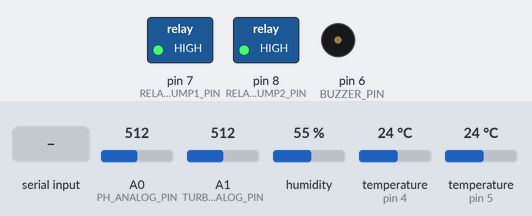
This sketch was run on a simulated Arduino Uno, built with avr-gcc and run on an emulated ATmega328P. Shown: switched loads named in the sketch (green lamp = pin HIGH), buzzer (waves = sounding, pin HIGH). The inputs (shaded band) are chosen by the test bench; at power-on: A1 (TURB_ANALOG_PIN) = 512, A0 (PH_ANALOG_PIN) = 512, humidity 55 %, temperature (sensors on pin 4, pin 5) 24 °C. What the sketch prints to the serial monitor is not drawn.

Above: at 1.6 s.
1.7 s: "P1_ON\n" received over Serial
At 3.4 s:
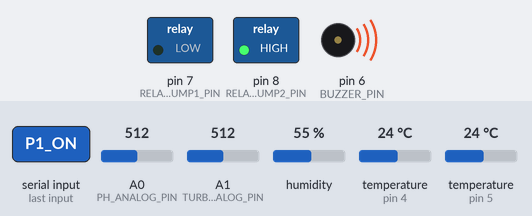
3.7 s: "P1_OFF\n" received over the second serial link
At 4.9 s:
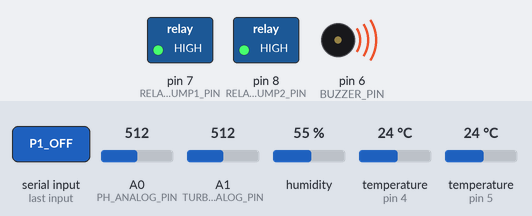
5.2 s: "2\n" received over Serial
At 6.1 s:
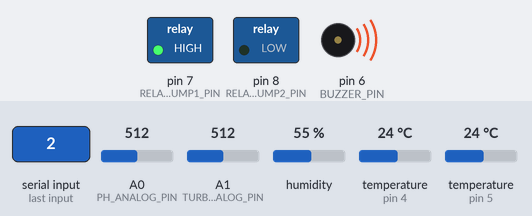
6.7 s: A1 (TURB_ANALOG_PIN) set to 559
9.4 s: A1 (TURB_ANALOG_PIN) set to 576
At 10.8 s:
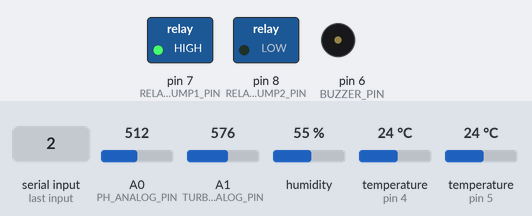
11.7 s: "PUMP1_ON\n" received over the second serial link
At 12.2 s:
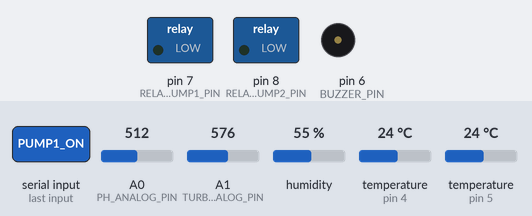
Timing chart, 0 to 14.2 s (numbered marks = the images above; inputs shaded):
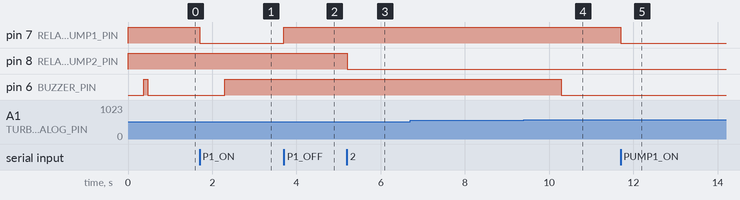

Measured:
- the behaviour switches between 565 and 566 on A1 (TURB_ANALOG_PIN) (found by bisection; images 3 and 4)
- after the input at 1.7 s, pin 7 (RELAY_PUMP1_PIN): HIGH → LOW at once
- after the input at 3.7 s, pin 7 (RELAY_PUMP1_PIN): LOW → HIGH at once
- after the input at 5.2 s, pin 8 (RELAY_PUMP2_PIN): HIGH → LOW at once
- after the input at 6.7 s, every drawn part: stays the same
- after the input at 9.4 s, pin 6 (BUZZER_PIN): HIGH → LOW after 0.89 s
- after the input at 11.7 s, pin 7 (RELAY_PUMP1_PIN): HIGH → LOW at once

The sketch:

AquaSentinel_ArduinoUno.ino
```cpp
/*
 * AquaSentinel — Arduino Uno Aquaculture Telemetry & Automation Controller
 *
 * Hardware Setup:
 *  - Microcontroller: Arduino Uno (ATmega328P, 5V Logic)
 *  - Air Temp & Humidity: DHT11 Sensor (Digital Pin 5)
 *  - Water Temperature: DS18B20 Waterproof Probe (Digital Pin 4, 1-Wire + 4.7k pull-up)
 *  - Analog pH Sensor: Glass Probe + Signal Board (Analog Pin A0)
 *  - Analog Turbidity Sensor: Optical Sensor Board (Analog Pin A1)
 *  - Bluetooth Module: HC-05 (or HM-10/AT-09) Module (SoftwareSerial Pins 2 & 3)
 *      * Arduino Pin 2 (RX) <-- Bluetooth TXD
 *      * Arduino Pin 3 (TX) --> Bluetooth RXD
 *  - 2-Channel Relay Module:
 *      * Relay 1 -> Pump 1 (Aerator / Circulation Pump) on Digital Pin 7
 *      * Relay 2 -> Pump 2 (Freshwater Flushing / Drainage Pump) on Digital Pin 8
 *  - Optional Audio Alert: Active Buzzer on Digital Pin 6
 *
 * Manual & Automated Pump Control:
 *  - Accepts manual commands from Web Dashboard:
 *      "P1_ON"  --> Turns Pump 1 ON (locks manual mode)
 *      "P1_OFF" --> Turns Pump 1 OFF (locks manual mode)
 *      "P2_ON"  --> Turns Pump 2 ON (locks manual mode)
 *      "P2_OFF" --> Turns Pump 2 OFF (locks manual mode)
 *      "AUTO_ON"--> Re-enables automated threshold control
 *      "RELAY_HIGH" / "RELAY_LOW" --> Toggles active-high vs active-low relay logic
 */

#include <SoftwareSerial.h>
#include <OneWire.h>
#include <DallasTemperature.h>
#include <DHT.h>

// ================= PIN DEFINITIONS =================
#define BLE_RX_PIN       2    // Arduino Pin 2 (RX) <-- Bluetooth TXD
#define BLE_TX_PIN       3    // Arduino Pin 3 (TX) --> Bluetooth RXD
#define DS18B20_PIN      4    // Digital Pin 4 for DS18B20 1-Wire bus
#define DHT_PIN          5    // Digital Pin 5 for DHT11 data
#define BUZZER_PIN       6    // Digital Pin 6 for Alert Buzzer
#define RELAY_PUMP1_PIN  7    // Digital Pin 7 for Relay 1 (Pump 1: Aerator / Circulation)
#define RELAY_PUMP2_PIN  8    // Digital Pin 8 for Relay 2 (Pump 2: Fresh Water / Drain)

#define PH_ANALOG_PIN    A0   // Analog Pin A0 for pH sensor
#define TURB_ANALOG_PIN  A1   // Analog Pin A1 for Turbidity sensor

// Relay polarity configuration (default true for standard active-low relay boards)
bool relayActiveLow = true;

// ================= SENSOR OBJECTS =================
SoftwareSerial bleSerial(BLE_RX_PIN, BLE_TX_PIN); // RX, TX for Bluetooth
OneWire oneWire(DS18B20_PIN);
DallasTemperature waterTempSensor(&oneWire);
DHT dht(DHT_PIN, DHT11);

// ================= THRESHOLDS FOR AQUACULTURE =================
const float WATER_TEMP_MIN = 22.0;
const float WATER_TEMP_MAX = 32.0;
const float PH_MIN = 6.5;
const float PH_MAX = 8.5;
const float TURBIDITY_MAX = 60.0; // NTU above which aerator/filter triggers

// ================= STATE VARIABLES =================
float waterTemp = 27.5;
float airTemp = 29.0;
float humidity = 65.0;
float phValue = 7.2;
float turbidityValue = 25.0;

bool pump1Active = false; // Aerator Pump state
bool pump2Active = false; // Fresh Water Pump state
bool autoControl = false; // Default manual control so farmer has full authority
bool buzzerState = false;

// Command string buffers
String bleCmdBuffer = "";
String usbCmdBuffer = "";

unsigned long lastTelemetryTime = 0;
const unsigned long TELEMETRY_INTERVAL_MS = 2000; // Broadcast every 2s

// Analog sample smoothing (reduces electrical noise)
float readAverageAnalog(uint8_t pin, uint8_t samples = 10) {
  long sum = 0;
  for (uint8_t i = 0; i < samples; i++) {
    sum += analogRead(pin);
    delay(4);
  }
  return (float)sum / samples;
}

// Convert A0 voltage to pH
float calculatePH(float voltage) {
  // Standard pH sensor formula: pH = 7.0 + ((2.5 - V) * slope)
  float ph = 7.0 + (2.50 - voltage) * 3.5;
  if (ph < 0.0) ph = 0.0;
  if (ph > 14.0) ph = 14.0;
  return ph;
}

// Convert A1 voltage to Turbidity (NTU)
float calculateTurbidity(float voltage) {
  if (voltage >= 4.0) return 10.0;
  if (voltage < 2.5) return 95.0;
  float ntu = 10.0 + (4.0 - voltage) * 56.6;
  if (ntu < 0.0) ntu = 0.0;
  return ntu;
}

void setPump1(bool state) {
  pump1Active = state;
  int pinState = relayActiveLow ? (state ? LOW : HIGH) : (state ? HIGH : LOW);
  digitalWrite(RELAY_PUMP1_PIN, pinState);
  Serial.print(F("[Pump 1] Set to: "));
  Serial.println(state ? F("ON") : F("OFF"));
}

void setPump2(bool state) {
  pump2Active = state;
  int pinState = relayActiveLow ? (state ? LOW : HIGH) : (state ? HIGH : LOW);
  digitalWrite(RELAY_PUMP2_PIN, pinState);
  Serial.print(F("[Pump 2] Set to: "));
  Serial.println(state ? F("ON") : F("OFF"));
}

// Process incoming commands from either Bluetooth (HC-05) or USB Serial
void processCommand(String cmd) {
  cmd.trim();
  cmd.toUpperCase();
  if (cmd.length() == 0) return;

  Serial.print(F("[Command Received]: "));
  Serial.println(cmd);

  if (cmd == "P1_ON" || cmd == "1" || cmd == "PUMP1_ON") {
    autoControl = false; // Disable auto override so manual button always works!
    setPump1(true);
  } else if (cmd == "P1_OFF" || cmd == "0" || cmd == "PUMP1_OFF") {
    autoControl = false;
    setPump1(false);
  } else if (cmd == "P2_ON" || cmd == "2" || cmd == "PUMP2_ON") {
    autoControl = false;
    setPump2(true);
  } else if (cmd == "P2_OFF" || cmd == "PUMP2_OFF") {
    autoControl = false;
    setPump2(false);
  } else if (cmd == "AUTO_ON" || cmd == "AUTO") {
    autoControl = true;
    Serial.println(F("[Mode] Auto Threshold Control ENABLED"));
  } else if (cmd == "AUTO_OFF" || cmd == "MANUAL") {
    autoControl = false;
    Serial.println(F("[Mode] Manual Mode ENABLED"));
  } else if (cmd == "RELAY_HIGH") {
    relayActiveLow = false;
    setPump1(pump1Active);
    setPump2(pump2Active);
    Serial.println(F("[Relay] Polarity: Active-HIGH"));
  } else if (cmd == "RELAY_LOW") {
    relayActiveLow = true;
    setPump1(pump1Active);
    setPump2(pump2Active);
    Serial.println(F("[Relay] Polarity: Active-LOW"));
  }
}

void checkIncomingCommands() {
  // Read non-blocking from Bluetooth (HC-05)
  while (bleSerial.available()) {
    char c = (char)bleSerial.read();
    if (c == '\n' || c == '\r') {
      if (bleCmdBuffer.length() > 0) {
        processCommand(bleCmdBuffer);
        bleCmdBuffer = "";
      }
    } else {
      bleCmdBuffer += c;
      if (bleCmdBuffer.length() > 30) bleCmdBuffer = "";
    }
  }

  // Read non-blocking from USB Serial
  while (Serial.available()) {
    char c = (char)Serial.read();
    if (c == '\n' || c == '\r') {
      if (usbCmdBuffer.length() > 0) {
        processCommand(usbCmdBuffer);
        usbCmdBuffer = "";
      }
    } else {
      usbCmdBuffer += c;
      if (usbCmdBuffer.length() > 30) usbCmdBuffer = "";
    }
  }
}

void setup() {
  // Configure digital pin modes
  pinMode(RELAY_PUMP1_PIN, OUTPUT);
  pinMode(RELAY_PUMP2_PIN, OUTPUT);
  pinMode(BUZZER_PIN, OUTPUT);

  // Initial relay state (OFF)
  setPump1(false);
  setPump2(false);
  digitalWrite(BUZZER_PIN, LOW);

  // USB Hardware Serial
  Serial.begin(9600);
  delay(200);

  Serial.println(F("\n============================================"));
  Serial.println(F("AquaSentinel Arduino Uno + Bluetooth Node"));
  Serial.println(F("Relays: Pin 7 (Pump 1) & Pin 8 (Pump 2)"));
  Serial.println(F("Bluetooth: Pin 2 (RX) & Pin 3 (TX)"));
  Serial.println(F("============================================"));

  // Bluetooth Serial (HC-05 default baud rate is 9600)
  bleSerial.begin(9600);

  // Initialize Sensors
  waterTempSensor.begin();
  waterTempSensor.setResolution(10);
  dht.begin();

  // Startup beep
  digitalWrite(BUZZER_PIN, HIGH);
  delay(100);
  digitalWrite(BUZZER_PIN, LOW);

  Serial.println(F("[AquaSentinel] Ready and listening for commands."));
}

void loop() {
  // 1. Process incoming commands continuously without blocking
  checkIncomingCommands();

  // 2. Periodic sensor sampling & broadcast every 2000ms
  unsigned long now = millis();
  if (now - lastTelemetryTime >= TELEMETRY_INTERVAL_MS) {
    lastTelemetryTime = now;

    // Read DS18B20 Water Temperature
    waterTempSensor.requestTemperatures();
    float wt = waterTempSensor.getTempCByIndex(0);
    if (wt > -50.0 && wt < 85.0) {
      waterTemp = wt;
    }

    // Read DHT11 Air Temperature & Humidity
    float h = dht.readHumidity();
    float at = dht.readTemperature();
    if (!isnan(h) && h >= 0 && h <= 100) humidity = h;
    if (!isnan(at) && at >= -20 && at <= 60) airTemp = at;

    // Read Analog pH (Pin A0)
    float a0Raw = readAverageAnalog(PH_ANALOG_PIN, 8);
    float a0Volt = (a0Raw / 1023.0) * 5.0;
    phValue = calculatePH(a0Volt);

    // Read Analog Turbidity (Pin A1)
    float a1Raw = readAverageAnalog(TURB_ANALOG_PIN, 8);
    float a1Volt = (a1Raw / 1023.0) * 5.0;
    turbidityValue = calculateTurbidity(a1Volt);

    // Determine individual parameter statuses
    String tempStatus = (waterTemp < WATER_TEMP_MIN) ? "LOW" : ((waterTemp > WATER_TEMP_MAX) ? "HIGH" : "NORMAL");
    String phStatus = (phValue < PH_MIN) ? "LOW" : ((phValue > PH_MAX) ? "HIGH" : "NORMAL");
    String turbStatus = (turbidityValue > TURBIDITY_MAX) ? "HIGH" : "NORMAL";

    // Overall Status
    String overallStatus = "NORMAL";
    if (phValue < 6.0 || phValue > 9.0 || waterTemp > 33.0 || turbidityValue > 80.0) {
      overallStatus = "CRITICAL";
    } else if (tempStatus != "NORMAL" || phStatus != "NORMAL" || turbStatus != "NORMAL") {
      overallStatus = "WARNING";
    }

    // Automated Relay Control Logic (ONLY if Auto Mode is Active)
    if (autoControl) {
      // Pump 1 (Aerator): Turn ON if water is too warm (>30°C) or turbid (>50 NTU)
      if (waterTemp >= 30.0 || turbidityValue >= 50.0 || overallStatus == "CRITICAL") {
        setPump1(true);
      } else {
        setPump1(false);
      }

      // Pump 2 (Water Flush): Triggered if severe pH or turbidity danger
      if (turbidityValue > 75.0 || phValue < 6.2 || phValue > 8.8) {
        setPump2(true);
      } else {
        setPump2(false);
      }
    }

    // Buzzer on Danger
    buzzerState = (overallStatus == "CRITICAL");
    digitalWrite(BUZZER_PIN, buzzerState ? HIGH : LOW);

    // Construct JSON line with full status fields
    String json = "{\"waterTemp\":" + String(waterTemp, 1) +
                  ",\"temperature\":" + String(waterTemp, 1) +
                  ",\"airTemp\":" + String(airTemp, 1) +
                  ",\"humidity\":" + String(humidity, 0) +
                  ",\"ph\":" + String(phValue, 2) +
                  ",\"turbidity\":" + String(turbidityValue, 1) +
                  ",\"temperatureStatus\":\"" + tempStatus + "\"" +
                  ",\"phStatus\":\"" + phStatus + "\"" +
                  ",\"turbidityStatus\":\"" + turbStatus + "\"" +
                  ",\"pump1\":" + (pump1Active ? "1" : "0") +
                  ",\"pump2\":" + (pump2Active ? "1" : "0") +
                  ",\"autoMode\":" + (autoControl ? "1" : "0") +
                  ",\"overallStatus\":\"" + overallStatus + "\"" +
                  ",\"buzzer\":" + (buzzerState ? "1" : "0") + "}\n";

    // 1. Broadcast over Bluetooth (HC-05)
    bleSerial.print(json);

    // 2. Broadcast over USB Serial (Direct cable / Serial Monitor)
    Serial.print(json);
  }
}
```
